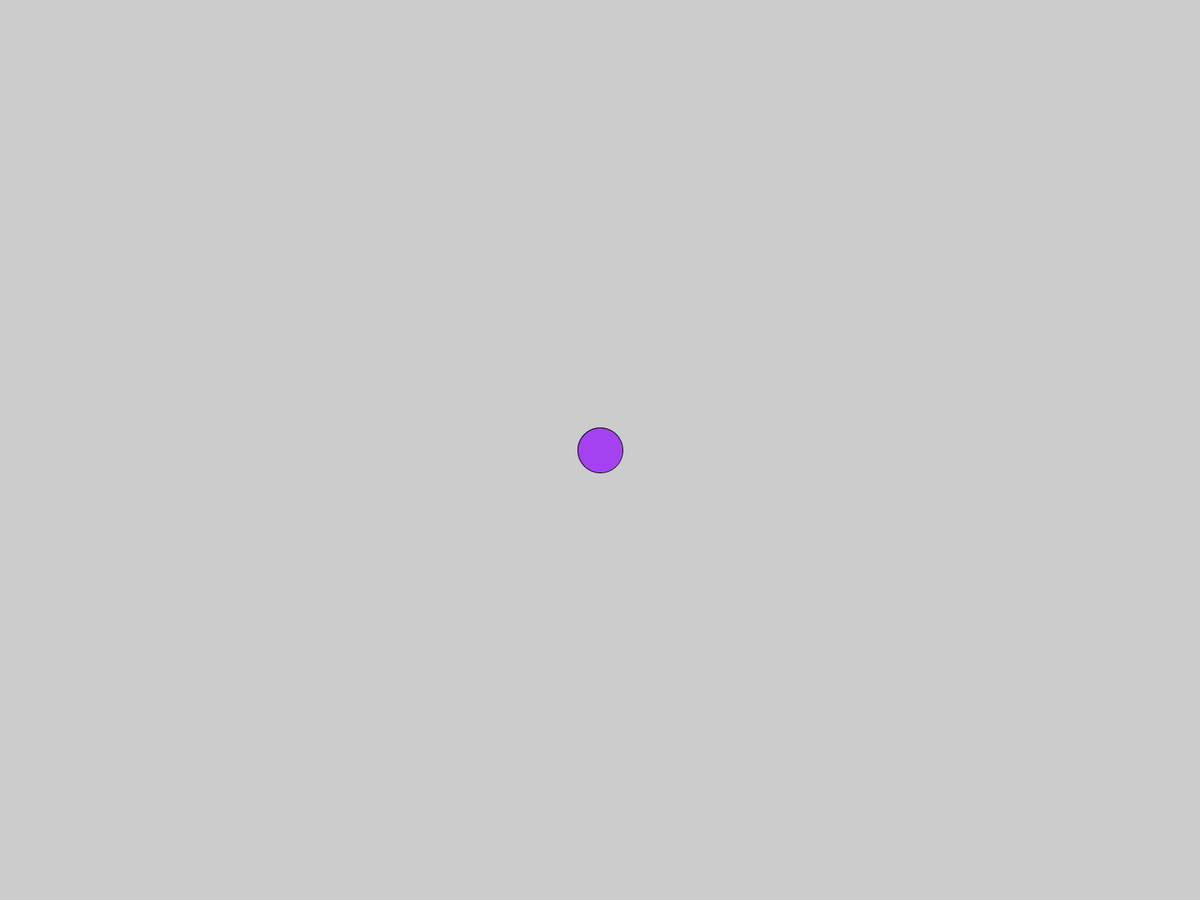
Frame 1 (no input)
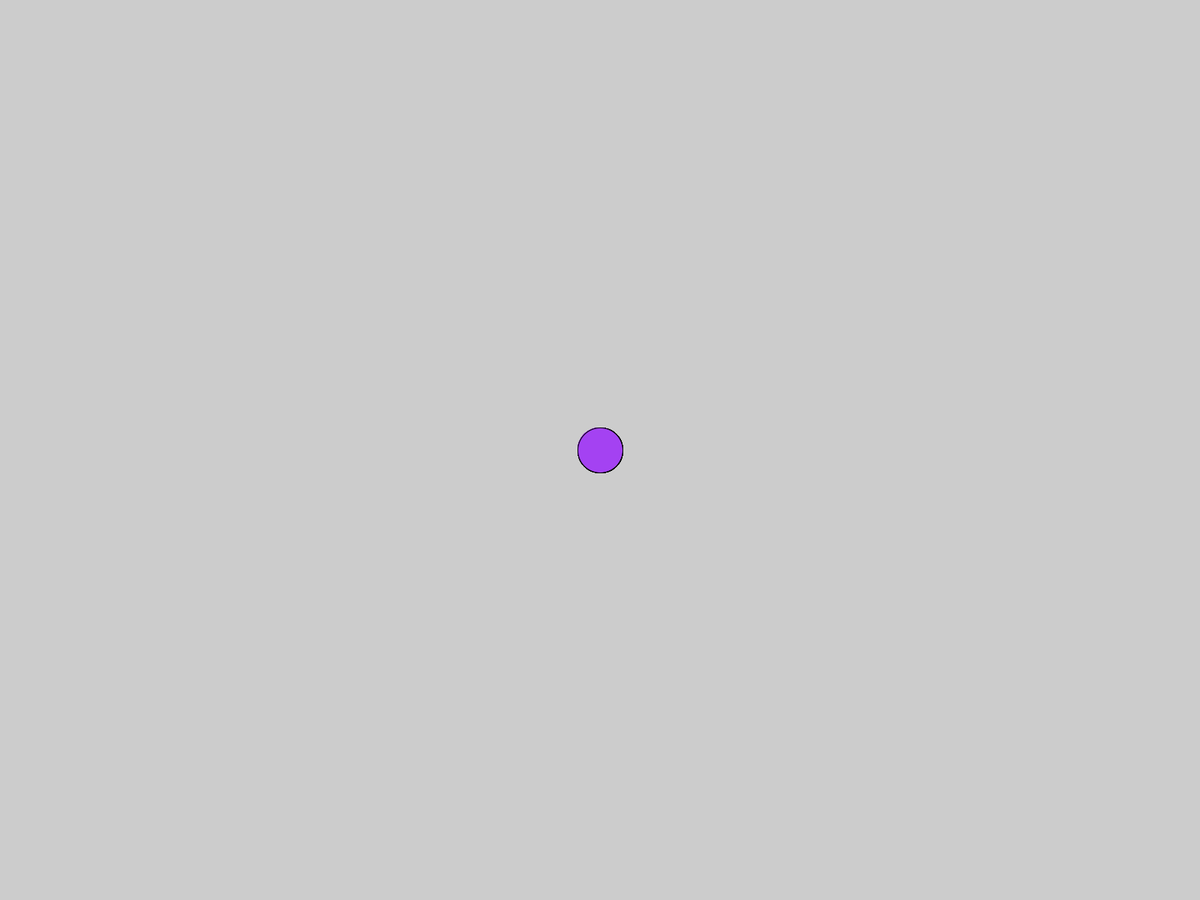
Frame 60 (the mouse pressed at the canvas centre just before this capture)
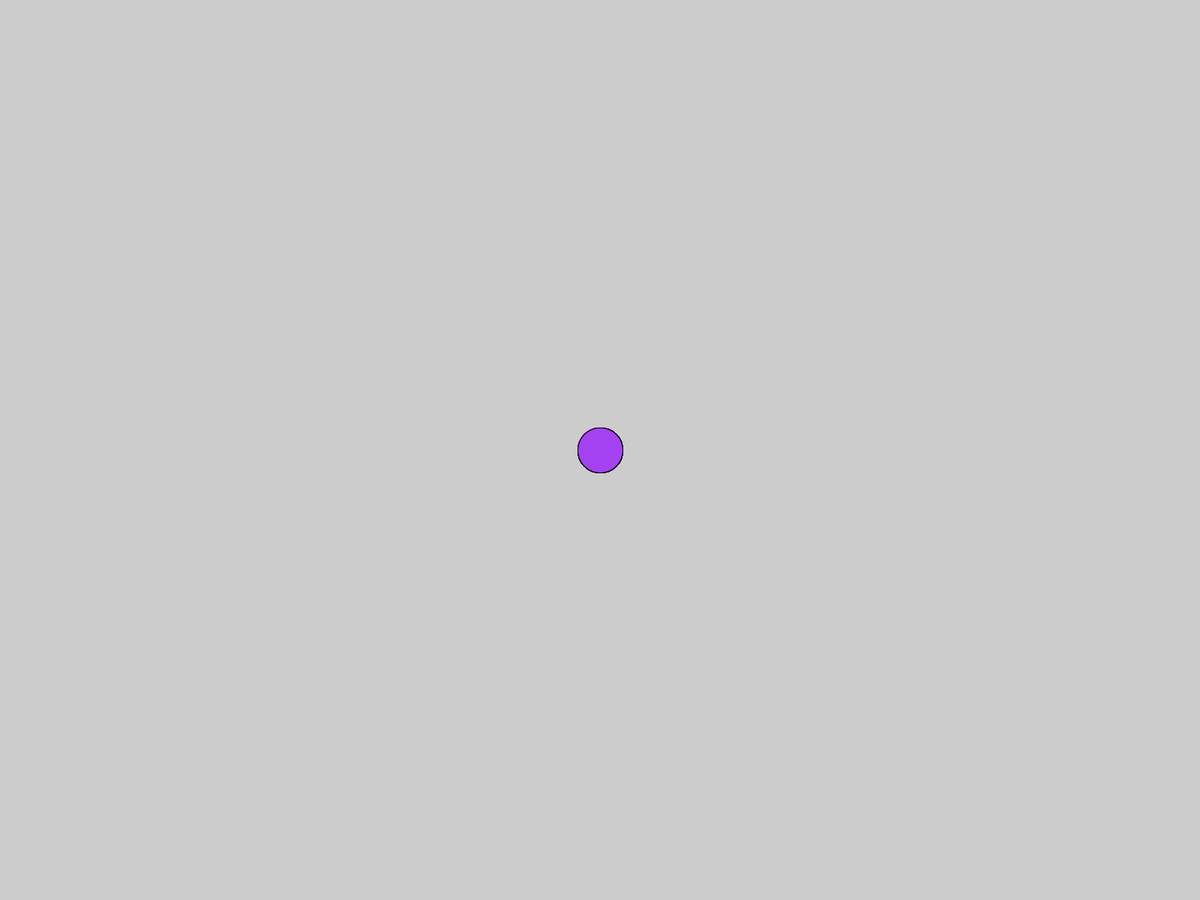
Frame 120 (the mouse held since frame 60 and released just before this capture)

The Processing sketch that drew these frames (run headless with seeded random() and noise(); from frame 60 on, the mouse is pressed at the canvas centre):

// Processing sketch: constructorEncapsulated02
// ── constructorEncapsulated02.pde
//Global Vars and objects
Ball myBall; //both halves of the constructor.


void setup() {
  fullScreen();
  //Ball yourBall = new Ball();
  //yourBall.ballX = 
  /*screenSizeChecker(); for landscape, portrait, square views.
  Updated automatically for screen rotation on android.
  */
  //population
  myBall = new Ball(); //both halves of the constructor.
}//endSetup


void draw() {
  myBall.draw();
}//endDraw

void keyPressed() {
}//endKeyPressed

void mousePressed() {
}//endMousePressed

//endDRIVER

// ── Ball.pde
class Ball {
  //Ball Global Vars
  float ballX, ballY, ballDia;
  color ballCol;
  
  //constructor
  Ball () {
    //local vars
    int startBallX = displayWidth*1/2;
    int startBallY = displayHeight*1/2;
    int referentMeasure = (displayWidth < displayHeight) ? displayWidth: displayHeight; //review ternary operator
    
    //object vars
    ballX = startBallX;
    ballY = startBallY;
    ballDia = referentMeasure*1/20;
    ballCol = color (random(0, 255), random(0, 255), random(0, 255)) ; //random(255) also applicable. Casting from float to int.
  } //end constructor
  
  void draw() {
    fill(ballCol);
    ellipse(ballX, ballY, ballDia, ballDia); //ball
    fill(0);
  }//endBallDraw
}//end Ball

  
  
